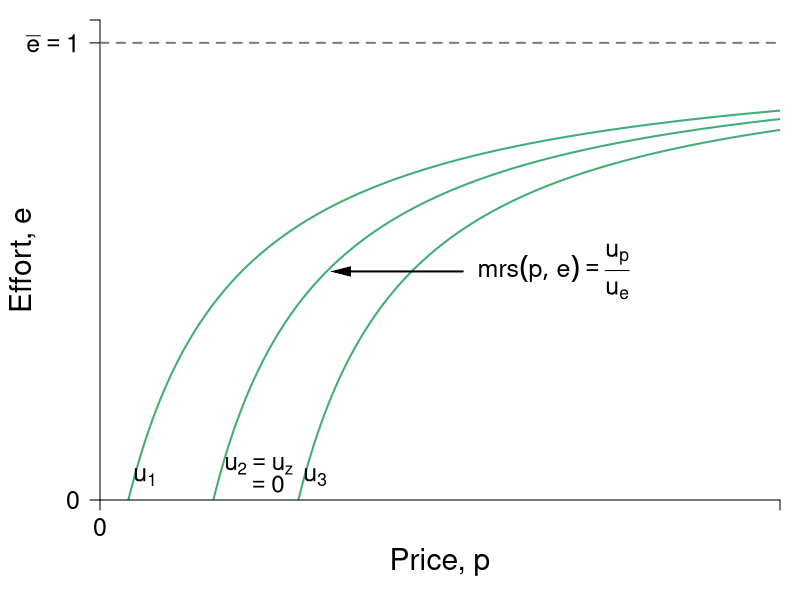

Write R code to recreate this figure.
require(shape)
pdf(file = "employment/employment_price_initial_indiff.pdf", width = 9, height = 7)

#Set parameters for graphics
axislabelsize <- 1.8
labelsize <- 1.5
namesize <- 1.8
annotatesize <- 1.5
graphlinewidth <- 2
segmentlinewidth <- 1.5

COL <- c("#7fc97f", "#beaed4", "#fdc086", "#ffff99", "#386cb0", "#f0027f", "#bf5b17", "#666666")
COLA <- c("#e0f3db", "#99d8c9","#66c2a4","#41ae76", "#238b45", "#005824")
COLB <- c("#c6dbef", "#4eb3d3", "#2b8cbe", "#0868ac","#084081")
COLC <- c("#fcfbfd", "#efedf5", "#dadaeb", "#bcbddc", "#9e9ac8", "#807dba", "#6a51a3", "#54278f", "#3f007d")
grays <- gray.colors(25, start = 1, end = 0)

#Parameters for figures
u1 <- 4
u2 <- 10
u3 <- 16
a1 <- 2
a2 <- 2
a3 <- 2

indiffFn1 <- function(y, u1 = 4.5, a1 = 2) {
  1 - (a1) / (y - u1)
}

indiffFn2 <- function(y, u2 = 10.5, a2 = 2) {
  1 - (a2) / (y - u2)
}

indiffFn3 <- function(y, u3 = 16.5, a3 = 2) {
  1 - (a3) / (y - u3)
}

PCFn <- function(delta, mu = 16) {
  delta/mu
}

#The derivative for the function q = 1 - delta/(p - u) = delta/p - u)^2;
#From that we get the derivative and substitute in the relevant values
#for delta, u and p; that is we get a slope of 1/32
#But we also need the intercept; 0.375 above, or q/2 as it stood
tangentLine <- function(w){
  0.375 + (1/32)*w
}

par(mar =  c(5, 5, 1, 1))
xlims <- c(0, 12)
ylims <- c(0, 1.05)


plot(0, 0, xlim = xlims, ylim = ylims, type = "n",
     xlab = expression(paste("Price, ", p)),
     ylab = expression(paste("Effort, ", e)),
     xaxt = "n", 
     yaxt = "n",
     cex.lab = axislabelsize, 
     bty = "n", 
     xaxs="i", 
     yaxs="i")


# xpoly1 <- seq(from = xlims[1] + 0.2, to = 8, length.out = 500)
# ypoly1 <- PCFn(xpoly1, mu = 8)
# polygon(x = c(xpoly1, rev(xpoly1[1])), y = c(ypoly1, rev(ypoly1)[1]), col=COLA[1], density=NULL, border = NA)
# 

npts <- 500 
xx1 <- seq(u1 + a1 + 0.1, xlims[2], length.out = npts)
xx2 <- seq(u2 + a2 + 0.1, xlims[2], length.out = npts)
xx3 <- seq(3, xlims[2], length.out = npts)
xx4 <- seq(7, 17, 0.01)
xx5 <- seq(xlims[1] + 0.2, xlims[2], length.out = npts)
xx6 <- seq(xlims[1], 20, length.out = npts)


#Draw the lines for the graphs
#lines(xx5, PCFn(xx5, mu = 8), col = COLA[4], lwd = graphlinewidth)
lines(xx5, indiffFn1(xx5, u1 = 0), col = COLA[4], lwd = graphlinewidth)
lines(xx5, indiffFn1(xx5, u1 = -1.5), col = COLA[4], lwd = graphlinewidth)
lines(xx3, indiffFn1(xx3, u1 = 1.5), col = COLA[4], lwd = graphlinewidth)


#Customize ticks and labels for the plot
ticksy <- c(0,  1, ylims[2])
ylabels <- c(0,  expression(paste(bar(e) == 1) ), NA)
ticksx <- c(0, xlims[2])
xlabels <- c(0,  NA)
axis(1, at = ticksx, pos = 0, labels = xlabels, cex.axis = labelsize)
axis(2, at = ticksy, pos = 0, labels = ylabels, las = 1, cex.axis = labelsize)

#Annotation of the three indifference curves
text(0.8, 0.05, expression(paste(u[1])), cex = labelsize)
text(2.8, 0.075, expression(paste(u[2] == u[z])), cex = labelsize - 0.05)
text(2.915, 0.035, expression(paste(phantom() == 0)), cex = labelsize - 0.05)
text(3.8, 0.05, expression(paste(u[3])), cex = labelsize)

#Line for the max quality, q = 1 
segments(0, 1, xlims[2], 1, lty = 2, col = grays[20], lwd = 2)

text(8, 0.5, expression(paste(mrs(p,e) == frac(u[p],u[e]) )), cex = labelsize)
Arrows(6.4, 0.5, 4.25, 0.5, col = "black", lty = 1, lwd = 2, arr.type = "triangle", arr.lwd = 0.5)


dev.off()
